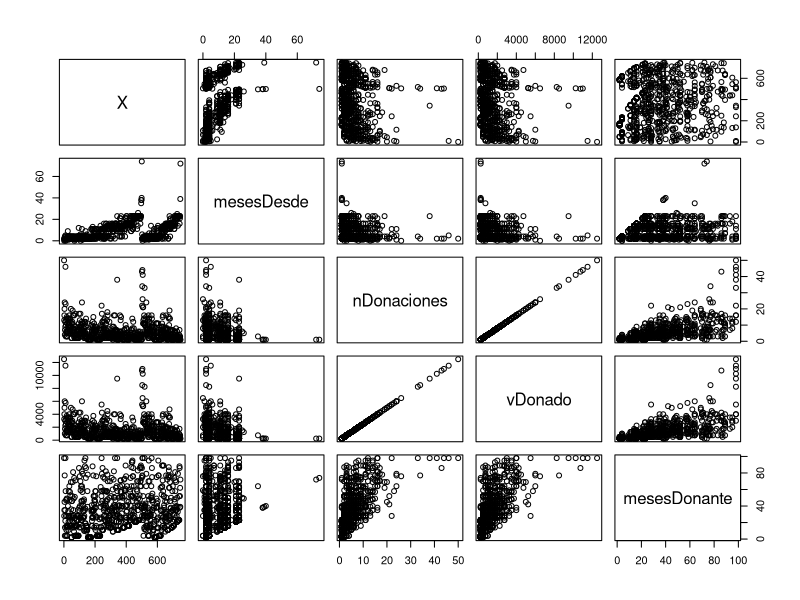
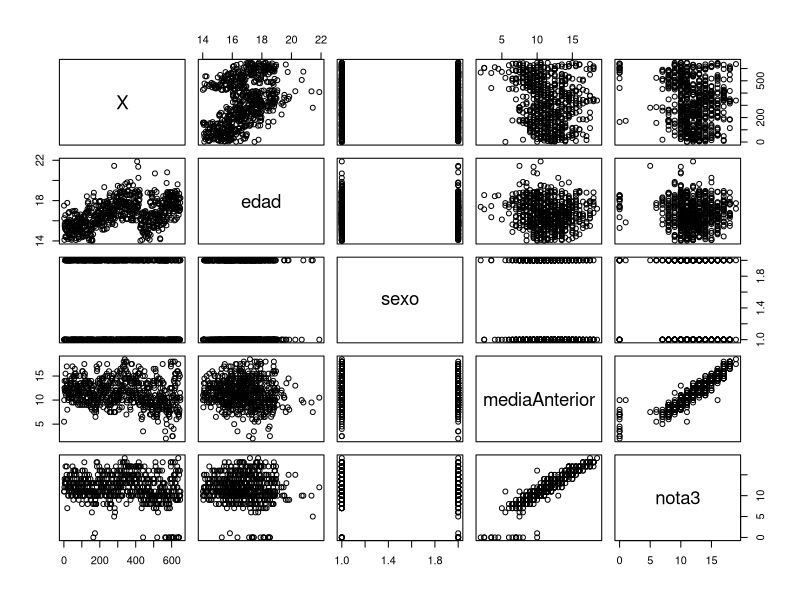
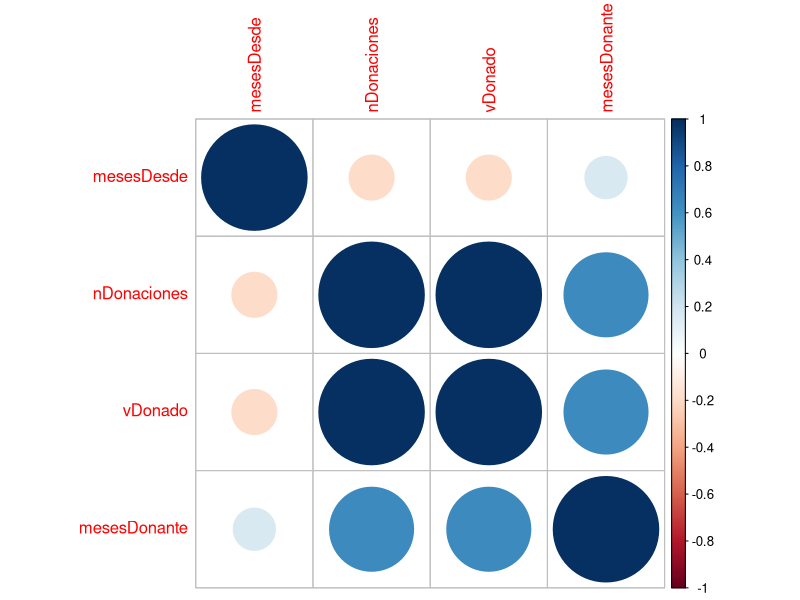
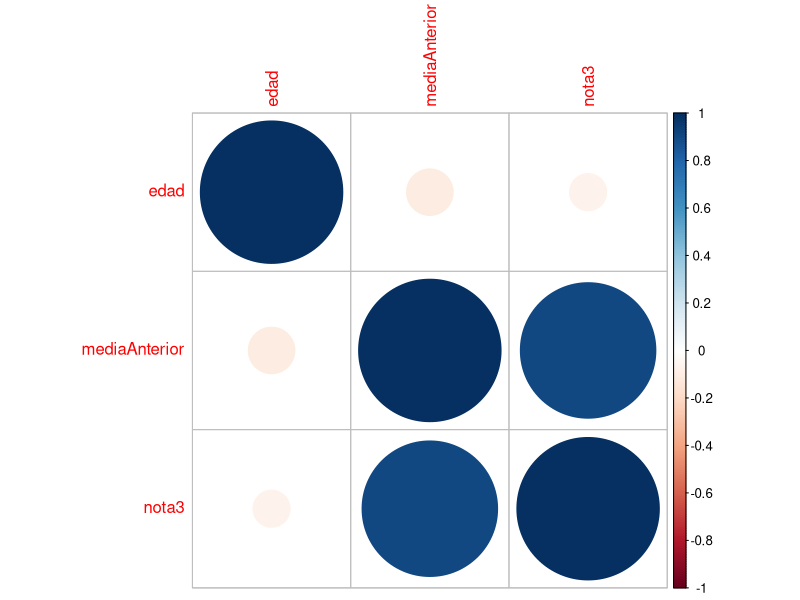
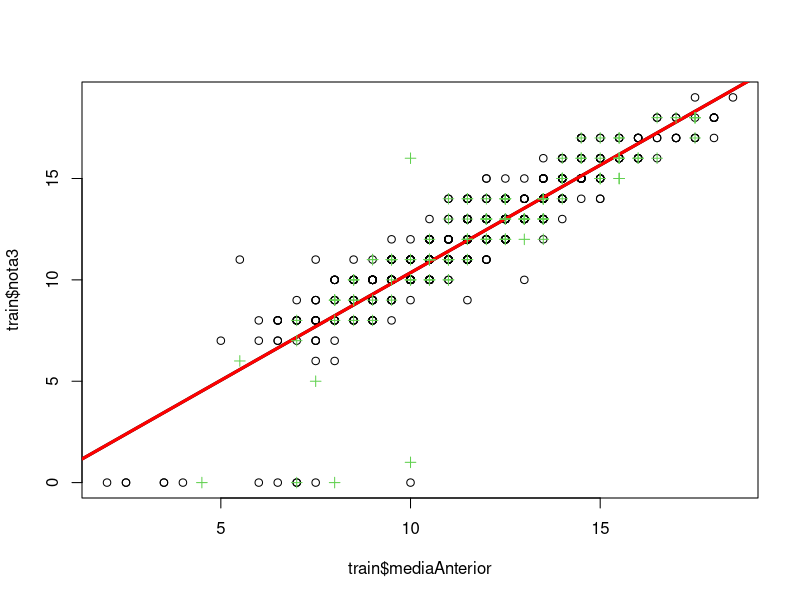
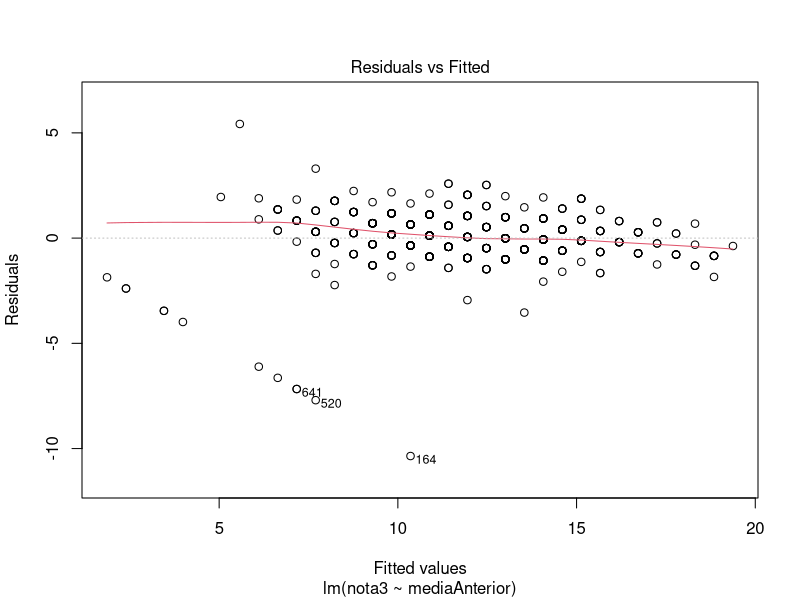
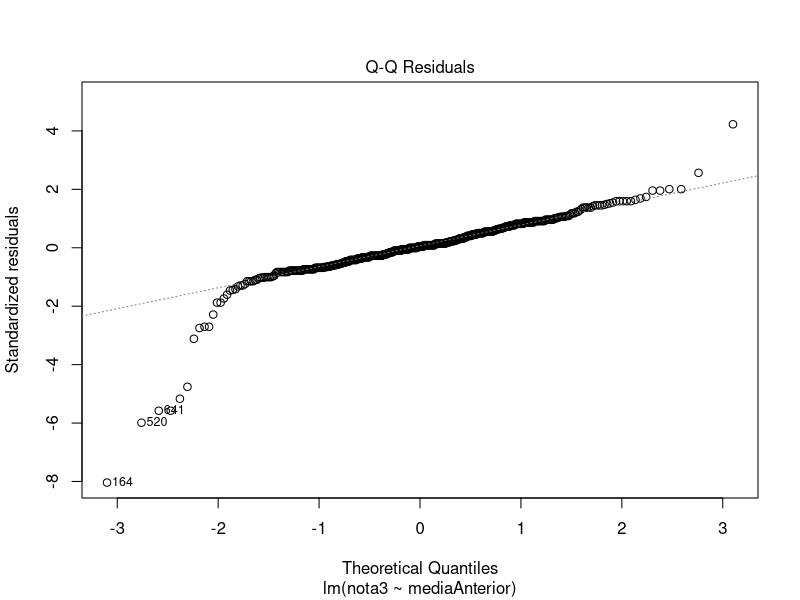
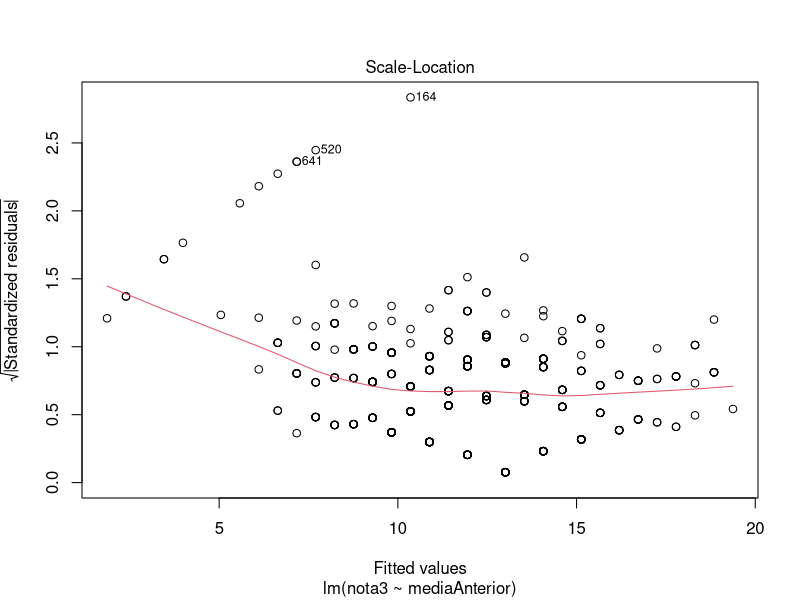

The R script that drew these images, in order:
getwd()
setwd('D:/Diego/OneDrive - Universidad Nacional de Colombia/maestria_big_data/clases/estadistica_avanzada/scripts')
#carga de datos
sangre<-read.csv('datosDonacionesCorea.csv')
portu<-read.csv('estudiantesPortugues.csv')
plot(sangre)
plot(portu)
#solo si no está instalado:
#install.packages("corrplot")
library(corrplot)
corrplot(cor(sangre[,c("mesesDesde","nDonaciones","vDonado", "mesesDonante")]))
corrplot(cor(portu[,c('edad','mediaAnterior','nota3')]))

#separamos test/train 80%
## Si fijamos la semilla (set seed) luego nos sale siempre la misma muestra aleatoria
set.seed(5)
#seleccionamos los indices para entrenar
train_ind <- sample(seq_len(nrow(portu)), size =floor(0.8*nrow(portu)))

#separamos test/train sets
train <- portu[train_ind, ]
test <- portu[-train_ind, ]

# Estimamos el modelo
names(portu)
lm.fit=lm(nota3~mediaAnterior,data=train) 
# Sacamos por pantalla el modelo
summary(lm.fit)
names(lm.fit)
coef(lm.fit)




# Graficamos el modelo
plot(train$mediaAnterior,train$nota3)
abline(lm.fit)
abline(lm.fit,lwd=3)
abline(lm.fit,lwd=3,col="red")
points(test$mediaAnterior, test$nota3,pch=3, col=3)
##
plot(lm.fit)

predTest<-predict(lm.fit, newdata = test)
plot(test$mediaAnterior, test$nota3)
points(test$mediaAnterior, predTest, col=2,pch=19)

tab=data.frame(mediaAnterior=c(12,3,37))
pred<-predict(lm.fit, newdata = tab)

##prediciones con un intervalo de confianza 

predConfiTest<-predict(lm.fit, newdata = test, interval = 'prediction')
View(predConfiTest)
plot(test$mediaAnterior, test$nota3, pch=19)
#en la primera columna (fit) tenemos el ajuste
lines(test$mediaAnterior, predConfiTest[,1], lwd=3,col="red")
#en la segunda y tercera los limites inferior y superior del intervalo
lines(test$mediaAnterior, predConfiTest[,2], lwd=3,col="green")
lines(test$mediaAnterior, predConfiTest[,3], lwd=3,col="green")

cuad.fit<-lm(nota3~poly(mediaAnterior,2),data=train)


plot(train$mediaAnterior, train$nota3)
points(train$mediaAnterior, cuad.fit$fitted.values, lw=3,col=2)
predTestcuad<-predict(cuad.fit, newdata = test)
points(test$mediaAnterior, test$nota3, col=3, pch=4)

summary(cuad.fit)
#que salgan dos filas y dos columnas de gráficos
par(mfrow=c(2,2))
plot(cuad.fit)
#que salga un solo gráfico otra vez
par(mfrow=c(1,1))

